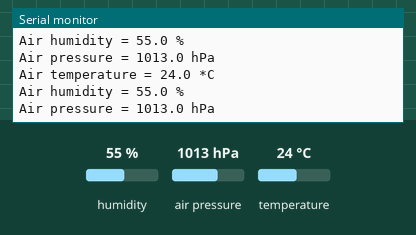
The sketch below on a simulated Arduino Uno, built with avr-gcc and run on an emulated ATmega328P. Shown: the last lines printed to the serial monitor. The inputs (shaded band) are chosen by the test bench; at power-on: humidity 55 %, air pressure 1013 hPa, temperature 24 °C.

Above: at 1.2 s.
1.3 s: humidity set to 22 %
At 1.72 s:
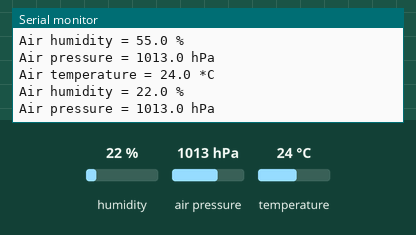
2.8 s: air pressure set to 952 hPa
At 2.99 s:
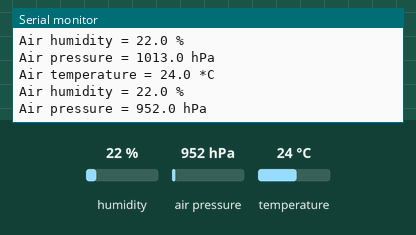
4.3 s: temperature set to 12 °C
At 4.52 s:
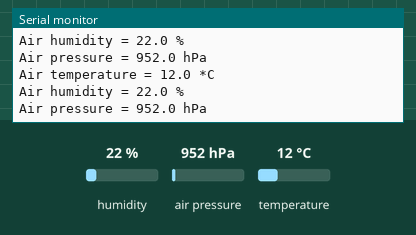

Measured:
- after the input at 1.3 s, the serial monitor: prints a new line after 0.24 s (image 1)
- after the input at 2.8 s, the serial monitor: prints a new line at once (image 2)
- after the input at 4.3 s, the serial monitor: prints a new line at once (image 3)

The sketch:

bme280_sensor_test.ino
```cpp
/*
  Пример работы с модулем цифрового датчика температуры, влажности воздуха и атмосферного давления BME280
  Created by Rostislav Varzar
*/
#include <Wire.h>
#include <Adafruit_Sensor.h>
#include <Adafruit_BME280.h>

Adafruit_BME280 bme280;

void setup() {
  // Инициализация последовательного порта
  Serial.begin(115200);
  // Инициализация датчика
  bool bme_status = bme280.begin();
  if (!bme_status)
    Serial.println("Could not find a valid BME280 sensor, check wiring!");
}

void loop() {
  // Измерение
  float t = bme280.readTemperature();
  float h = bme280.readHumidity();
  float p = bme280.readPressure() / 100.0F;
  // Вывод измеренных значений в терминал
  Serial.println("Air temperature = " + String(t, 1) + " *C");
  Serial.println("Air humidity = " + String(h, 1) + " %");
  Serial.println("Air pressure = " + String(p, 1) + " hPa");
  delay(250);
}
```
